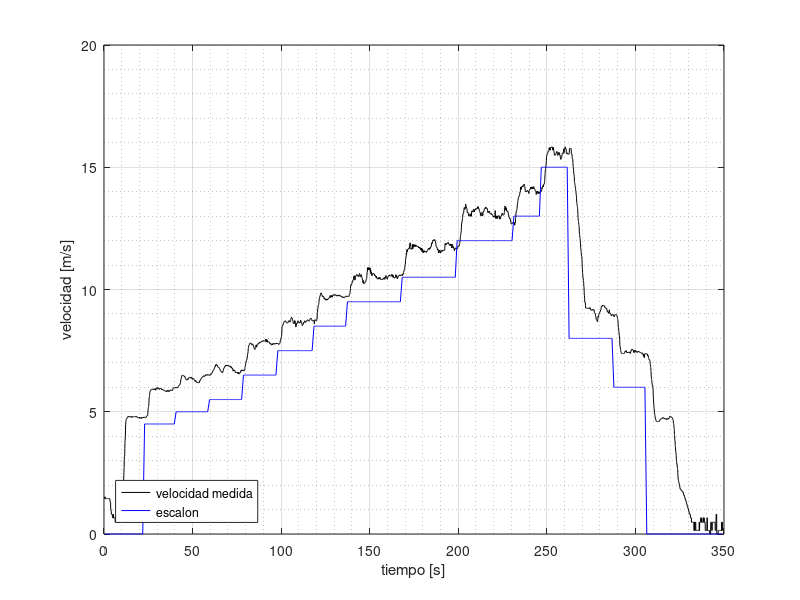

The MATLAB script that drew this image:
%% CARGA DE DATOS
[ALL]=csvread('Prueba_1.csv'); %%valor de muestras
[A]=ALL(:,2); %temp
[B]=ALL(:,3); %hum1
[C]=ALL(:,4); %hum
[D]=ALL(:,5); %pres
[E]=ALL(:,6); %densidad
[F]=ALL(:,7); %lec DdP (V)  
[G]=ALL(:,8); %DdP (P)
[H]=ALL(:,9); %DdP c/filtro  
[I]=ALL(:,10); %v s/filtro
[J]=ALL(:,11); %v c/filtro
[K]=ALL(:,12); %tiempo
K=K/1000;
[L]=ALL(:,13);  %pwm f
[M]=ALL(:,14);  %control
[T]=ALL(:,15); %v ref
[O]=ALL(:,16); %error


figure(1)
plot(K,J,'k',K,T,'b');%v c/f. + v ref
xlim([0 350])
xlabel('tiempo [s]') 
ylabel('velocidad [m/s]') 
legend({'velocidad medida','escalon'},'Location','southwest')
grid on
grid minor